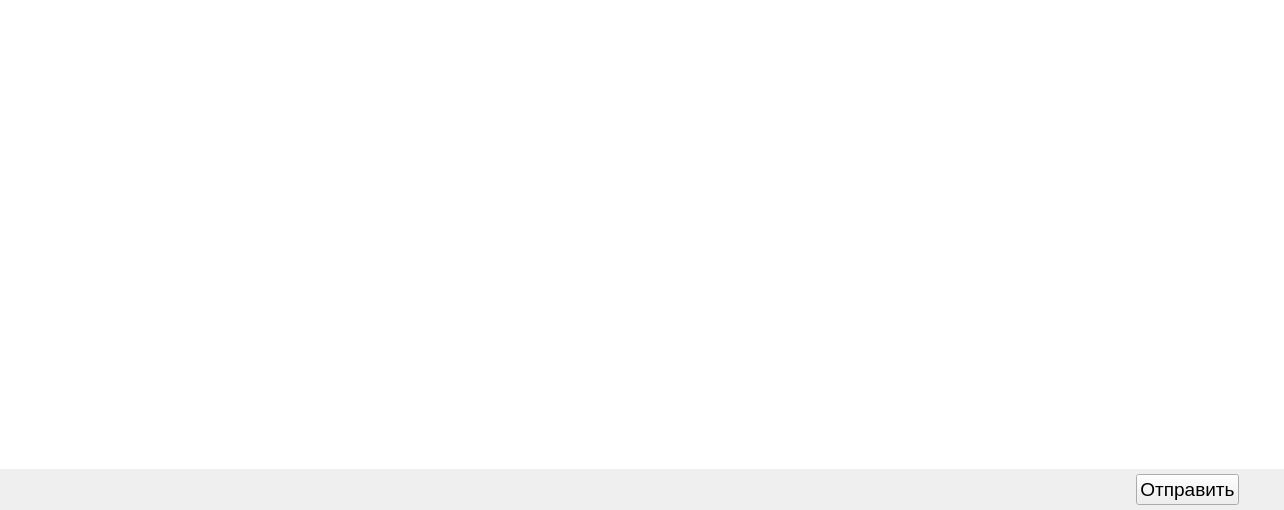
<?xml version="1.0" encoding="UTF-8"?>
<ui version="4.0">
 <class>Journal</class>
 <widget class="QWidget" name="Journal">
  <property name="geometry">
   <rect>
    <x>0</x>
    <y>0</y>
    <width>1284</width>
    <height>510</height>
   </rect>
  </property>
  <property name="minimumSize">
   <size>
    <width>1284</width>
    <height>200</height>
   </size>
  </property>
  <property name="maximumSize">
   <size>
    <width>1284</width>
    <height>16777215</height>
   </size>
  </property>
  <property name="windowTitle">
   <string>Журнал</string>
  </property>
  <property name="windowIcon">
   <iconset resource="../BarierResources.qrc">
    <normaloff>:/Icons/free-icon-font-align-justify-3917034.png</normaloff>:/Icons/free-icon-font-align-justify-3917034.png</iconset>
  </property>
  <layout class="QGridLayout" name="gridLayout">
   <property name="leftMargin">
    <number>0</number>
   </property>
   <property name="topMargin">
    <number>0</number>
   </property>
   <property name="rightMargin">
    <number>0</number>
   </property>
   <property name="bottomMargin">
    <number>0</number>
   </property>
   <property name="spacing">
    <number>0</number>
   </property>
   <item row="0" column="0">
    <widget class="QTableView" name="tableView">
     <property name="frameShape">
      <enum>QFrame::NoFrame</enum>
     </property>
     <property name="horizontalScrollBarPolicy">
      <enum>Qt::ScrollBarAlwaysOff</enum>
     </property>
     <property name="sortingEnabled">
      <bool>true</bool>
     </property>
     <attribute name="horizontalHeaderMinimumSectionSize">
      <number>100</number>
     </attribute>
     <attribute name="verticalHeaderVisible">
      <bool>false</bool>
     </attribute>
    </widget>
   </item>
   <item row="1" column="0">
    <layout class="QHBoxLayout" name="horizontalLayout">
     <property name="spacing">
      <number>5</number>
     </property>
     <property name="leftMargin">
      <number>5</number>
     </property>
     <property name="topMargin">
      <number>5</number>
     </property>
     <property name="rightMargin">
      <number>5</number>
     </property>
     <property name="bottomMargin">
      <number>5</number>
     </property>
     <item>
      <spacer name="horizontalSpacer">
       <property name="orientation">
        <enum>Qt::Horizontal</enum>
       </property>
       <property name="sizeHint" stdset="0">
        <size>
         <width>40</width>
         <height>20</height>
        </size>
       </property>
      </spacer>
     </item>
     <item>
      <widget class="ButtonSettings" name="pushButton">
       <property name="font">
        <font>
         <pointsize>14</pointsize>
        </font>
       </property>
       <property name="toolTip">
        <string>Отправить выбранные данные</string>
       </property>
       <property name="text">
        <string>Отправить</string>
       </property>
      </widget>
     </item>
     <item>
      <spacer name="horizontalSpacer_2">
       <property name="orientation">
        <enum>Qt::Horizontal</enum>
       </property>
       <property name="sizeType">
        <enum>QSizePolicy::Minimum</enum>
       </property>
       <property name="sizeHint" stdset="0">
        <size>
         <width>40</width>
         <height>20</height>
        </size>
       </property>
      </spacer>
     </item>
    </layout>
   </item>
  </layout>
 </widget>
 <customwidgets>
  <customwidget>
   <class>ButtonSettings</class>
   <extends>QPushButton</extends>
   <header>buttonsettings.h</header>
  </customwidget>
 </customwidgets>
 <resources>
  <include location="../BarierResources.qrc"/>
 </resources>
 <connections/>
</ui>
